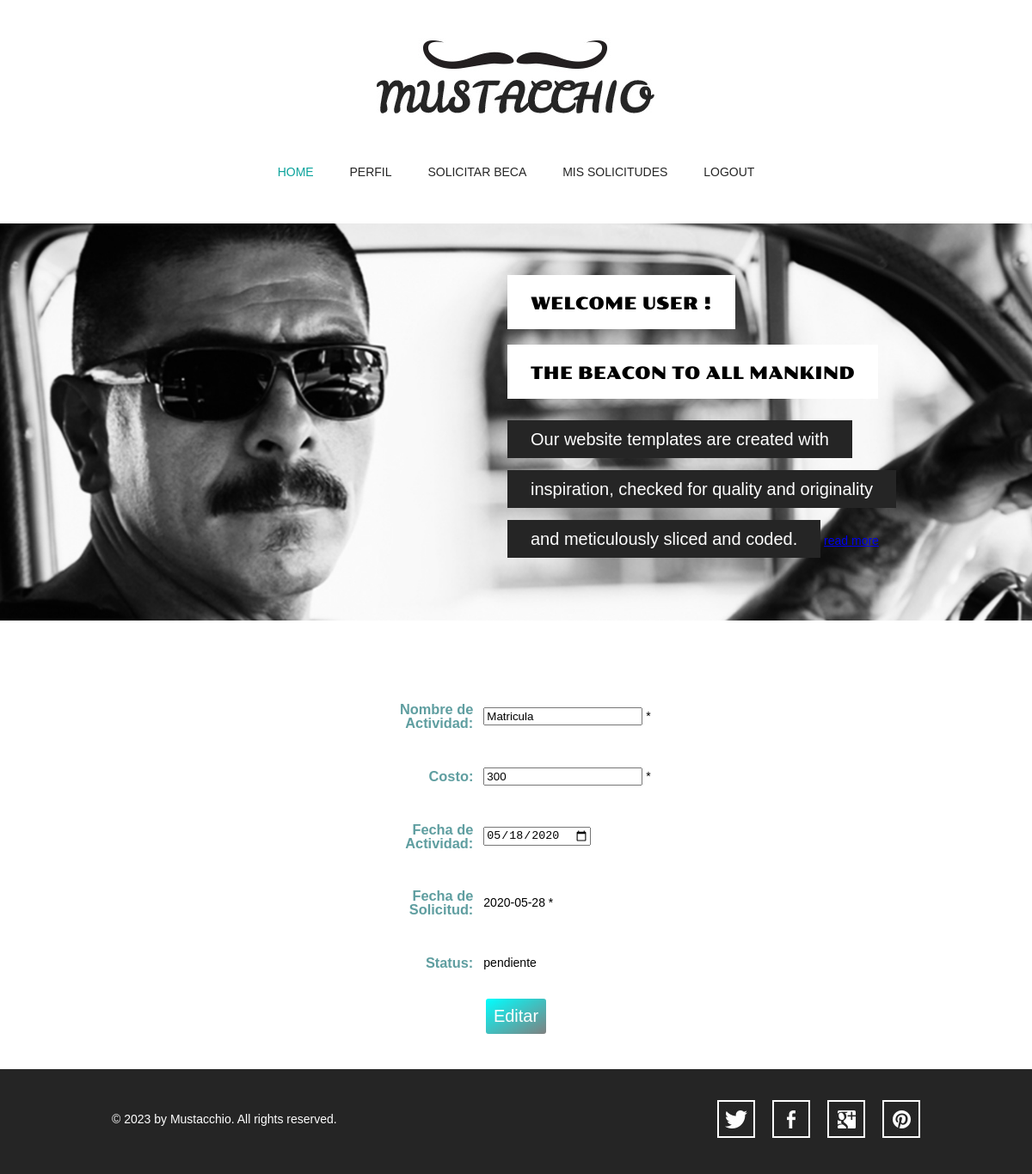
The page /user/editar_solicitud.php?sol_id=2 on the database its author committed.
### tables this page shows
CREATE TABLE `solicitud` (
  `sol_id` int(3) NOT NULL AUTO_INCREMENT,
  `user_id` int(3) NOT NULL,
  `beca_id` int(2) unsigned NOT NULL,
  `fecha_sol` date NOT NULL,
  `actividad` varchar(60) NOT NULL,
  `costo` int(3) DEFAULT NULL,
  `fecha_actividad` date NOT NULL,
  `status` varchar(10) NOT NULL,
  `cantidad_aprobada` int(3) unsigned DEFAULT NULL,
  PRIMARY KEY (`sol_id`),
  KEY `solicitud_ibfk_1` (`beca_id`),
  KEY `solicitud_ibfk_2` (`user_id`),
  CONSTRAINT `solicitud_ibfk_1` FOREIGN KEY (`beca_id`) REFERENCES `becas` (`beca_id`) ON DELETE NO ACTION ON UPDATE CASCADE,
  CONSTRAINT `solicitud_ibfk_2` FOREIGN KEY (`user_id`) REFERENCES `usuarios` (`user_id`) ON DELETE NO ACTION ON UPDATE CASCADE
);

### user/editar_solicitud.php (the view, shortened to what this page needs)
<!doctype html>
<?php
include('../conectiondb.php');
?>
<html>
<head>
	<link rel="stylesheet" type="text/css" href="../css/style.css">
	<link rel="stylesheet" type="text/css" href="../css/mobile.css" media="screen and (max-width : 568px)">
</head>
<body>
	<div id="header">
		<a href="index.html" class="logo">
			<img src="../images/logo.jpg" alt="">
		</a>
		<ul id="navigation">
			<li class="selected">
				<a href="index.php">Home</a>
			</li>
			<li>
				<a href="perfil_usuario.php">Perfil</a>
			</li>
			<li>
				<a href="solicitud_ayuda_economica.php">Solicitar Beca</a>
			</li>
			<li>
				<a href="solicitudes_usuario.php">Mis Solicitudes</a>
			</li>
			<li>
				<a href="../logout.php">Logout</a>
			</li>
		</ul>
	</div>
	<div id="body">
		<div id="featured">
			<div>
			    <h2> Welcome User <?php echo $_SESSION['nombre_user']; ?>! </h2>
				<h2>the beacon to all mankind</h2>
				<span>Our website templates are created with</span>
				<span>inspiration, checked for quality and originality</span>
				<span>and meticulously sliced and coded.</span>
				<a href="#" class="more">read more</a>
			</div>
		</div>
        <div>
        <?php
            if(isset($_GET['sol_id']) && is_numeric($_GET['sol_id']))
            {
            $query = "SELECT *
                        FROM solicitud
                        WHERE sol_id={$_GET['sol_id']}";
            if ($r = mysqli_query($dbc, $query))
            {
                $row = mysqli_fetch_array($r);
                print '<div><center><h1>Editar Solicitud</h1>
                <form action="editar_solicitud.php" method="post">
                <table id="table2" width="349" border="0">
                    <tr>
                        <td align="right"><h3 for="nombre">Nombre de Actividad: </h3></td>
                        <td align="left">
                        <input type="text" name="nombre_actividad" id="nombre" value="' .$row['actividad'].'" required />
                        <span class="error">*</span>
                        </td>
                    </tr>
                    <tr>
                        <td align="right"><h3 for="costo">Costo: </h3></td>
                        <td align="left">
                        <input type="number" name="costo" id="costo" min="0" value="' .$row['costo'].'" required/>
                        <span class="error">*</span>
                        </td>
                    </tr>
                    <tr>
                        <td align="right"><h3 for="fecha_actividad">Fecha de Actividad: </h3></td>
                        <td align="left">
                        <input type="date" name="fecha_actividad" id="fecha_actividad" value="' .$row['fecha_actividad'].'" />
                        </td>
                    </tr>
                    <tr>
                        <td align="right"><h3 for="fecha_solicitud">Fecha de Solicitud: </h3></td>
                        <td align="left"><label for="fecha_solicitud"></label>'.$row['fecha_sol'].'
                        <span class="error">*</span>
                        </td>
                    </tr>
                    <tr>
                        <td align="right"><h3 for="status">Status: </h3></td>
                        <td align="left"><label for="status"></label>'.$row['status'].'
                        </td>
                    </tr>
                    <tr>
                        <td colspan="2" align="center">
                        <input class="b1" type="submit" name="Editar" id="Editar Solicitud" value="Editar" />
                        <input type="hidden" name="sol_id" value="'.$_GET['sol_id'].'" />
                        </td>
                    </tr>
                </table>
                </form>
                </center>
            </div>';
            }
            else
                print '<h3 style="color:red;">No se puede mostrar la información del admin ya que ocurrió el error:<br />' . mysqli_error($dbc) . '</h3>';
            }
        ?>
        </div>
	</div>
	<div id="footer">
		<div>
			<p>&copy; 2023 by Mustacchio. All rights reserved.</p>
			<ul>
				<li>
					<a href="http://freewebsitetemplates.com/go/twitter/" id="twitter">twitter</a>
				</li>
				<li>
					<a href="http://freewebsitetemplates.com/go/facebook/" id="facebook">facebook</a>
				</li>
				<li>
					<a href="http://freewebsitetemplates.com/go/googleplus/" id="googleplus">googleplus</a>
				</li>
				<li>
					<a href="http://pinterest.com/fwtemplates/" id="pinterest">pinterest</a>
				</li>
			</ul>
		</div>
	</div>
</body>
</html>

### css/style.css (style rules this page uses)
body { background: #fff; font-family: Arial, Helvetica, sans-serif; font-size: 14px; font-weight: normal; line-height: 1; margin: 0; min-width: 960px; padding: 0; }
p { color: #252525; line-height: 24px; margin: 0; padding: 0; }
#header { margin: 0 auto; padding: 44px 0 50px; text-align: center; width: 960px; }
#header a.logo { display: block; margin: 0 auto; padding: 0; width: 340px; }
#header a.logo img { border: 0; display:flex; margin: 0; padding: 0; }
#header ul { margin: 0; padding: 56px 0 0; }
#header ul li { display: inline; list-style: none; margin: 0; padding: 0 19px; }
#header ul li a { color: #252525; display: inline-block; font-family: "Arial Black", Gadget, sans-serif; font-size: 14px; font-weight: normal; margin: 0; padding: 0 0 3px; text-decoration: none; text-transform: uppercase; }
#header ul li a:hover, #header ul li.selected a { color: #0ba39c; }
#body { margin: 0; padding: 0 0 30px; text-align: center; }
#body h1 { color: #fff; display: inline; font-family: poller_oneregular; font-size: 35px; font-weight: normal; margin: 0; padding: 0; text-transform: uppercase; }
#body > div { margin: 0 auto; padding: 0; width: 960px; }
#body #featured { margin: 0 0 13px; padding: 0; position: relative; width: 100%; }
#body #featured div { left: 50%; margin-left: -480px; margin-top: -171px; padding: 0 0 0 470px; position: absolute; top: 50%; text-align: left; width: 490px; }
#body #featured div h2 { background: #fff; color: #000; display: inline-block; font-family: poller_oneregular; font-size: 20px; font-weight: normal; margin: 0 0 18px; padding: 23px 27px 20px; text-transform: uppercase; }
#body #featured div span { background: #252525; color: #fff; display: inline-block; font-size: 20px; margin: 7px 0; padding: 12px 27px; }
#body form { margin: 0 auto; padding: 24px 0 0; width: 520px; }
#footer { background: #252525; margin: 0; padding: 36px 0 42px; }
#footer div { margin: 0 auto; overflow: hidden; padding: 0; width: 960px; }
#footer div p { color: #fff; float: left; line-height: 44px; margin: 0 0 0 10px; padding: 0; }
#footer div ul { display: block; float: right; margin: 0; overflow: hidden; padding: 0; width: 256px; }
#footer div ul li { display: block; float: left; list-style: none; margin: 0 10px; padding: 0; width: 44px; }
#footer div ul li a { background: url(../images/icons.jpg) no-repeat 0 0; display: block; height: 44px; margin: 0; padding: 0; text-indent: -99999px; width: 44px; }
#footer div ul li #twitter { background-position: 0 0; }
#footer div ul li #facebook { background-position: 0 -44px; }
#footer div ul li #googleplus { background-position: 0 -88px; }
#footer div ul li #pinterest { background-position: 0 -132px; }
.b1 { color:white; background-color:blue; font-size: 20px; background-image: linear-gradient(to bottom right, aqua, gray); padding: 9px; border: none; border-radius: 3px; }
table td { padding:5px; }
table h3 { color:white; }

### user/editar_solicitud.php (style rules this page uses)
td { width: 300px; height: 50px; }
table h3 { color:cadetblue; }
.b1 { color:white; background-color:blue; font-size: 20px; background-image: linear-gradient(to bottom right, aqua, gray); padding: 9px; border: none; border-radius: 3px; }

### rows shown on the page
solicitud: nombre_actividad "Matricula", costo "300", fecha_actividad "05/18/2020", fecha_sol "2020-05-28", status "pendiente"
